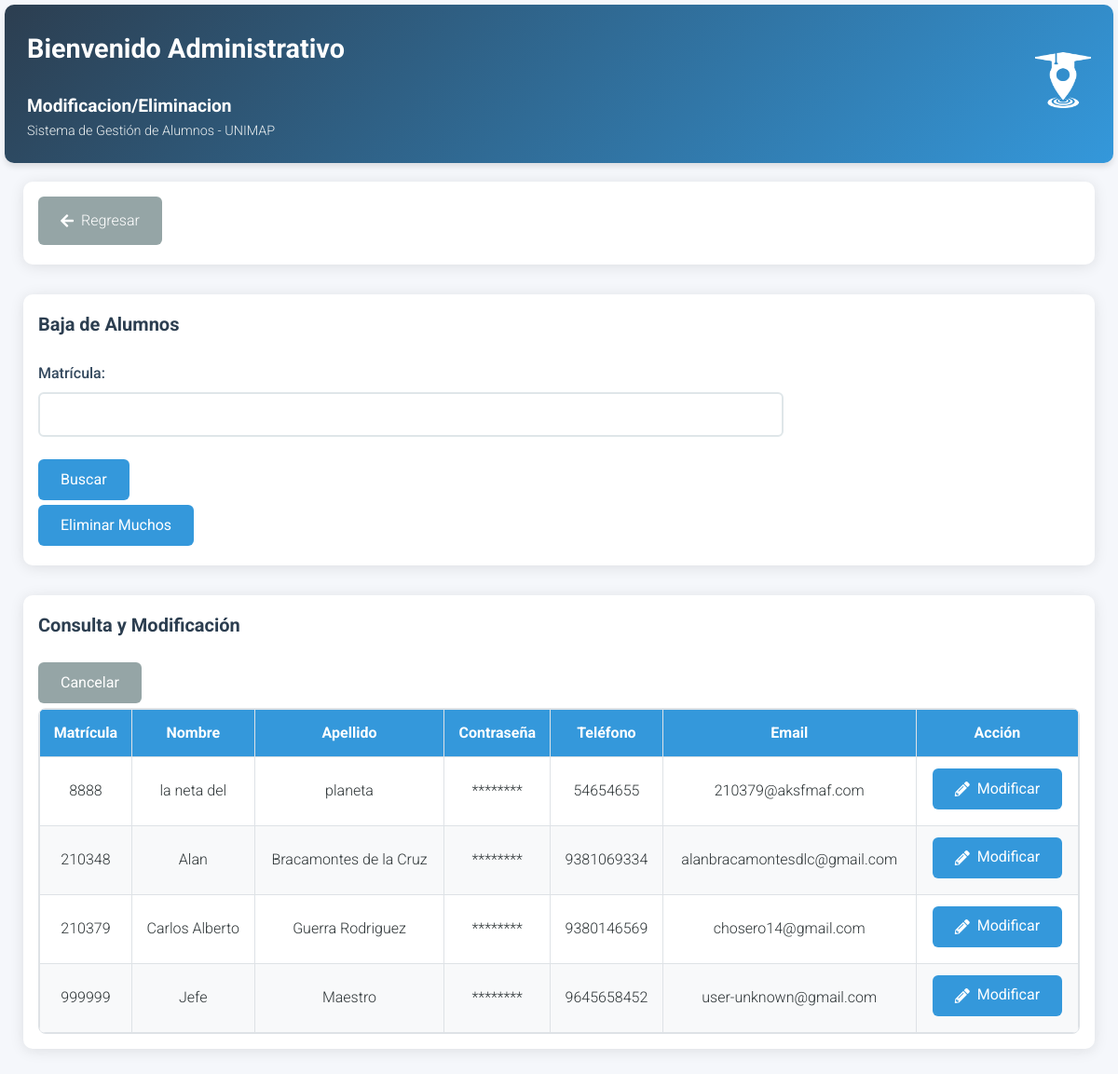
Screenshot of /php/sesion/administrativo/mod-elim-alumn.php (signed in) with the database file from the repository.
### tables this page shows
CREATE TABLE alumnos (nombre TEXT, apellido TEXT, matricula INTEGER PRIMARY KEY UNIQUE NOT NULL, contrasena TEXT NOT NULL, telefono INTEGER, email TEXT, reset_token TEXT, reset_expira TEXT);

### php/sesion/administrativo/mod-elim-alumn.php (the view, shortened to what this page needs)
<!DOCTYPE html>
<html lang="es">
<head>
    <link rel="stylesheet" href="../../../css/normalize.css">
    <link rel="stylesheet" href="https://cdnjs.cloudflare.com/ajax/libs/font-awesome/5.15.4/css/all.min.css">
    <link rel="stylesheet" href="../../../css/alta-alumn.css">
</head>
<body>
    <header class="welcome-header">
        <div>
            <h2>Bienvenido Administrativo</h2>
            <h4>Modificacion/Eliminacion</h4>
            <p>Sistema de Gestión de Alumnos - UNIMAP</p>
        </div>
        <div class="log">
            <a id="logoweb" class="fl" href="mod-elim-alumn.php"><img src="../../../image/iconos/logo/unimap.webp" alt="Logo Universidad"></a>
        </div>
    </header>
    <div class="container">
        <div class="section">
            <a href="alta-alumn.php" class="btn-secondary"><i class="fas fa-arrow-left"></i> Regresar</a>
        </div>
        <div class="section">
            <h2>Baja de Alumnos</h2>
            <form id="deleteForm" method="POST" action="../../back-end/alum-gest/eliminar/eliminar-alumn.php" class="excel-form">
                <div class="form-group">
                    <label for="matricula_delete">Matrícula:</label>
                    <input type="number" id="matricula_delete" name="matricula_delete" required>
                </div>
                <button type="submit" class="btn-primary">Buscar</button>
            </form>
            <button class="btn-primary" onclick="toggleBulkDelete()">Eliminar Muchos</button>
                            <?php
                            $pdo = new PDO("sqlite:../../../DB/usuarios.db");
                            $pdo->setAttribute(PDO::ATTR_ERRMODE, PDO::ERRMODE_EXCEPTION);
                            ?>
        </div>
        <div class="section">
            <h2>Consulta y Modificación</h2>
            <button class="btn-secondary" onclick="cancelModifications()">Cancelar</button>
            <div class="table-container">
                <table id="studentsTable">
                    <thead>
                        <tr>
                            <th>Matrícula</th>
                            <th>Nombre</th>
                            <th>Apellido</th>
                            <th>Contraseña</th>
                            <th>Teléfono</th>
                            <th>Email</th>
                            <th>Acción</th>
                        </tr>
                    </thead>
                    <tbody>
                        <?php
                        $stmt = $pdo->query("SELECT matricula, nombre, apellido, telefono, email FROM alumnos");
                        while ($row = $stmt->fetch(PDO::FETCH_ASSOC)) {
                            echo "<tr data-matricula='{$row['matricula']}'>
                                <td class='matricula'>{$row['matricula']}</td>
                                <td class='nombre'>{$row['nombre']}</td>
                                <td class='apellido'>{$row['apellido']}</td>
                                <td class='contrasena'>********</td>
                                <td class='telefono'>{$row['telefono']}</td>
                                <td class='email'>{$row['email']}</td>
                                <td><button class='btn-primary modify-row'><i class='fas fa-pencil-alt'></i> Modificar</button></td>
                            </tr>";
                        }
                        ?>
                    </tbody>
                </table>
            </div>
        </div>
    </div>
</body>
</html>

### css/alta-alumn.css (style rules this page uses)
* { box-sizing: border-box; margin: 0; padding: 0; }
body { font-family: 'Roboto', sans-serif; line-height: 1.6; background-color: #f5f7fb; color: #2d3436; padding: 5px; font-weight: 300; }
a { text-decoration: none; color: #ffffff; transition: all .3s; }
h1, h2, h3, h4 { font-weight: 700; color: #2c3e50; }
h2 { font-size: 20px; margin-bottom: 1.5rem; }
p { font-size: 18px; line-height: 1.5; margin: 0; }
header { display: flex; justify-content: space-between; align-items: center; background: linear-gradient(135deg, #2c3e50, #3498db); color: white; padding: 1.5rem; border-radius: 10px; margin-bottom: 5px; box-shadow: 0 4px 6px rgba(0, 0, 0, 0.1); }
.section { background: white; padding: 1rem; border-radius: 10px; box-shadow: 0 2px 15px rgba(0, 0, 0, 0.1); margin-bottom: 2rem; }
.welcome-header { display: flex; align-items: center; gap: 1rem; }
.welcome-header h2 { color: #ffffff; font-size: 1.8rem; }
.welcome-header h4 { color: #ffffff; font-size: 1.2rem; }
.welcome-header p { color: #ecf0f1; font-size: 0.9rem; }
.welcome-header img { width: 60px; height: 60px; }
.log { transition: scale 0.3s ease; }
.log a { width: 50px; height: 50px; }
.container { max-width: 1200px; margin: 20px auto; padding: 0 20px; }
.form-group { margin-bottom: 1.5rem; }
.form-group label { display: block; margin-bottom: 0.5rem; color: #34495e; font-weight: 500; }
.form-group input { width: 100%; padding: 0.8rem; border: 2px solid #dfe6e9; border-radius: 6px; transition: border-color 0.3s ease; }
.btn-primary { background: #3498db; color: white; padding: 0.8rem 1.5rem; border: none; border-radius: 6px; cursor: pointer; transition: all 0.3s ease; display: inline-flex; align-items: center; margin-bottom: 5px; gap: 0.5rem; }
.btn-secondary { background: #95a5a6; color: white; padding: 0.8rem 1.5rem; border: none; border-radius: 6px; cursor: pointer; transition: all 0.3s ease; display: inline-flex; align-items: center; margin-bottom: 5px; gap: 0.5rem; }
.table-container { overflow-x: auto; border: 1px solid #dee2e6; border-radius: 8px; }
table { width: 100%; border-collapse: collapse; min-width: 600px; }
th, td { padding: 12px; text-align: center; border: 1px solid #dee2e6; }
th { background: #3498db; color: white; position: sticky; top: 0; z-index: 2; }
td { background: white; color: #2d3436; }
tr:nth-child(even) td { background: #f8f9fa; }
.excel-form { flex-grow: 1; max-width: 800px; }

### rows the page displays
alumnos: matricula "8888", nombre "la neta del", apellido "planeta", telefono "54654655", email "210379@aksfmaf.com"
alumnos: matricula "210348", nombre "Alan", apellido "Bracamontes de la Cruz", telefono "9381069334", email "alanbracamontesdlc@gmail.com"
alumnos: matricula "210379", nombre "Carlos Alberto", apellido "Guerra Rodriguez", telefono "9380146569", email "chosero14@gmail.com"
alumnos: matricula "999999", nombre "Jefe", apellido "Maestro", telefono "9645658452", email "user-unknown@gmail.com"
